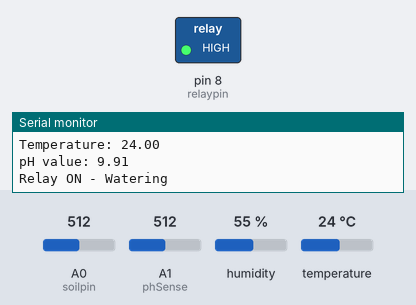
Simulated run of this sketch. Board: Arduino Uno, built with avr-gcc and run on an emulated ATmega328P. Shown: switched loads named in the sketch (green lamp = pin HIGH), the last lines printed to the serial monitor. The inputs (shaded band) are chosen by the test bench; at power-on: A0 (soilpin) = 512, A1 (phSense) = 512, humidity 55 %, temperature 24 °C.

Above: at 1.2 s.
1.3 s: A0 (soilpin) set to 423
7.6 s: A0 (soilpin) set to 402
At 13.6 s:
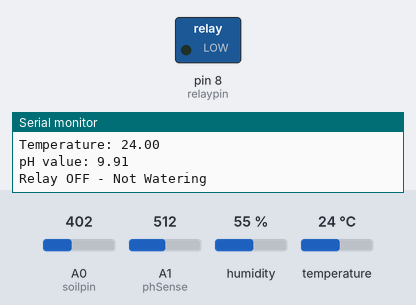
19.9 s: A0 (soilpin) set to 442
26.3 s: A0 (soilpin) set to 462
At 32.5 s:
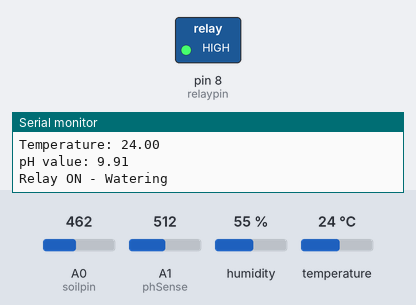
32.8 s: A0 (soilpin) set to 400
At 38.2 s:
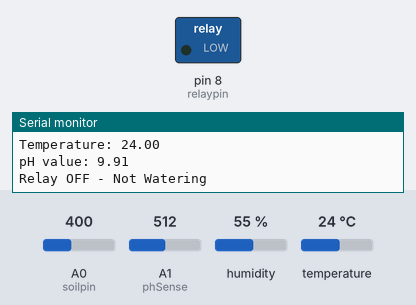
Timing chart, 0 to 39.7 s (numbered marks = the images above; inputs shaded):
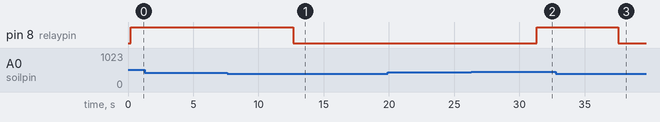

Measured:
- the behaviour switches between 411 and 410 on A0 (soilpin) (found by bisection; images 0 and 1)
- the behaviour switches between 449 and 450 on A0 (soilpin) (found by bisection; images 1 and 2)
- after the input at 7.6 s, pin 8 (relaypin): HIGH → LOW after 5.1 s
- after the input at 26.3 s, pin 8 (relaypin): LOW → HIGH after 5.0 s
- after the input at 32.8 s, pin 8 (relaypin): HIGH → LOW after 4.8 s

The sketch:

arduino_code_main.ino
```cpp
#include "DHT.h"
#include <SoftwareSerial.h>

int soilpin = A0;     // Soil moisture sensor analog pin
int relaypin = 8;     // Relay pin
int dhtpin = 2;       // DHT sensor pin
int phSense = A1;

int pharr[10],temp, average;    // pH sensor analog pin

#define DHTTYPE DHT11 // Describing what type of DHT is used

// Creating an instance of DHT
DHT dht(dhtpin, DHTTYPE);
SoftwareSerial espSerial(5, 6); // TX-5 and RX-6

void setup() {
  Serial.begin(9600);
  espSerial.begin(9600);

  pinMode(soilpin, INPUT);
  pinMode(relaypin, OUTPUT);
  pinMode(phSense, INPUT);

  // Initialize the DHT sensor
  dht.begin();
}

void loop() {
  // Read soil moisture value
  int soilValue = analogRead(soilpin);

  for(int i = 0; i<10; i++)
  {
      // Read pH sensor value
      pharr[i] = analogRead(phSense);
      delay(10);
  }

  // Read humidity and temperature from DHT sensor
  float humidity = dht.readHumidity();
  float temperature = dht.readTemperature();

  // Print values to Serial Monitor
  Serial.print("Soil moisture value: ");
  Serial.println(soilValue);

  Serial.print("Humidity: ");
  Serial.println(humidity);

  Serial.print("Temperature: ");
  Serial.println(temperature);

  for(int i = 0; i < 9; i++)
  {
    for(int j = i + 1; j < 10; j++)
    {
      if(pharr[i] > pharr[j])
      {
        temp = pharr[i];
        pharr[i] = pharr[j];
        pharr[j] = temp;
      }
    }
  }

  average = 0;

  for(int i = 2; i<8; i++)
  {
    average+= pharr[i];
  }

  Serial.print("pH value: ");
  Serial.println((average) * (3.3 / 1023.0));

  // Send values via Software Serial to ESP8266 or other device

  espSerial.print("Humidity: ");
  espSerial.println(humidity);

  espSerial.print("Temperature: ");
  espSerial.println(temperature);

  espSerial.print("pH value: ");
  espSerial.println(average);

  espSerial.print("Soil moisture value: ");
  espSerial.println(soilValue);

  // // Control relay based on soil moisture value
  if (soilValue >= 450)
  {
    Serial.println("Relay ON - Watering");
    digitalWrite(relaypin, HIGH); // Activate relay (assuming LOW activates the relay)
  }

  else if (soilValue <= 410)
  {
    Serial.println("Relay OFF - Not Watering");
    digitalWrite(relaypin, LOW); // Deactivate relay (assuming HIGH deactivates the relay)
  }

  // Adding a delay of 2 seconds
  delay(6000);
}
```
